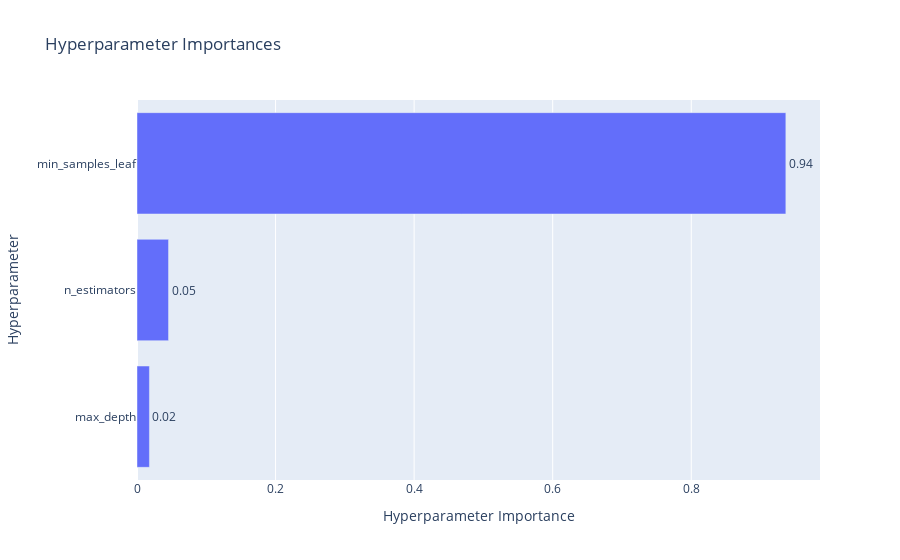

The cell this chart's notebook holds for it:
### Markdown cell above
График важности гиперпараметров - помогает понять, какие гиперпараметры вносят больший вклад в минимизацию/максимизацию метрики.

### Code cell
optuna.visualization.plot_param_importances(study, target_name="f1_score")

### Figure 1 — Plotly figure (JSON) as saved in the notebook; plotly's stock layout.template omitted (floating-point values rounded to 4 significant figures)
{"data": [{"cliponaxis": false, "hovertemplate": ["max_depth (IntDistribution): 0.017938338611101192<extra></extra>", "n_estimators (IntDistribution): 0.04552695693359099<extra></extra>", "min_samples_leaf (IntDistribution): 0.9365347044553078<extra></extra>"], "name": "f1_score", "orientation": "h", "text": ["0.02", "0.05", "0.94"], "textposition": "outside", "type": "bar", "x": [0.01794, 0.04553, 0.9365], "y": ["max_depth", "n_estimators", "min_samples_leaf"]}], "layout": {"title": {"text": "Hyperparameter Importances"}, "xaxis": {"title": {"text": "Hyperparameter Importance"}}, "yaxis": {"title": {"text": "Hyperparameter"}}}}
